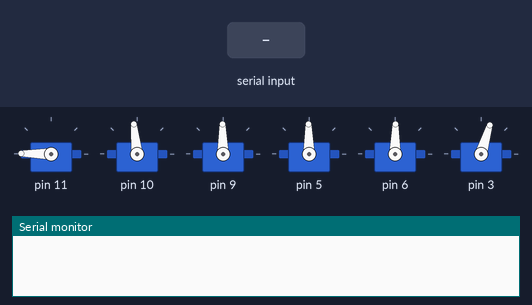
This sketch was run on a simulated Arduino Uno, built with avr-gcc and run on an emulated ATmega328P. Parts: 6 × servo, the last lines printed to the serial monitor. The test bench sets the inputs (shaded band).

Above: at 9.9 s.
10.0 s: "90,45,200\n" received over Serial
At 11.76 s:
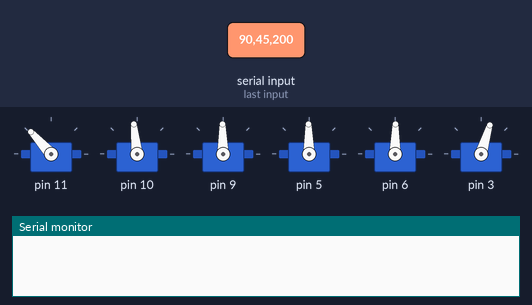
22.0 s: "30,150,10\n" received over Serial
At 24.06 s:
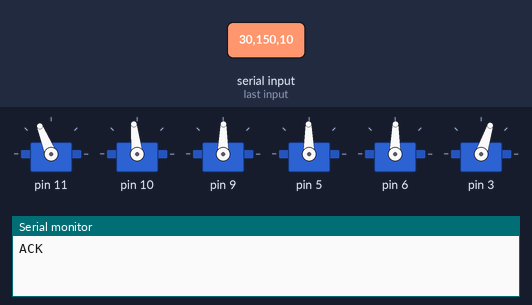
Timing chart, 0 to 34.5 s (numbered marks = the images above; inputs shaded):
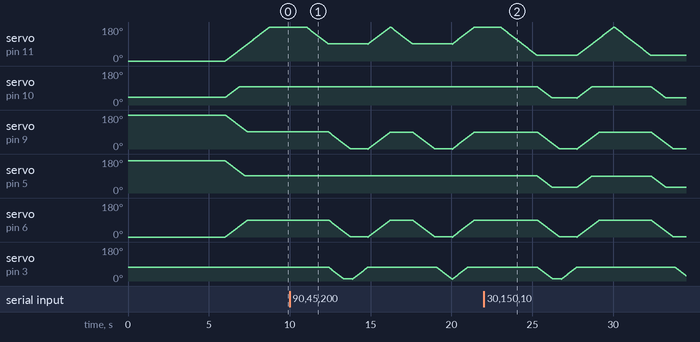

The sketch:

Robot.ino
```cpp
#include <Braccio.h>
#include <Servo.h>

#define GRIPPER_OPEN 10
#define GRIPPER_CLOSED 73

#define BASE_A 135
#define BASE_B 90
#define BASE_C 45

#define SPEED 15
#define OFFSET 10
#define SHOULDER_OFFSET 7

void MoveAndPickup(int base, int shoulder, int elbow, int wristVertical, int wristRotation);
void MoveAndDrop(int base, int shoulder, int elbow, int wristVertical, int wristRotation);
void Dance();
bool DecodeAndMove(String data);

Servo base;
Servo shoulder;
Servo elbow;
Servo wrist_rot;
Servo wrist_ver;
Servo gripper;

int curBase, curShoulder, curElbow, curWristVertical, curWristRotation, curGripper;

void setup() {
    Serial.begin(9600);
    while (!Serial) {
        ;  // Wait for the serial port to connect
    }

    Braccio.begin();
    reset(0);
}

void reset(int offset) {
    Braccio.ServoMovement(SPEED, 180, 90 + SHOULDER_OFFSET, 90, 90, 90, GRIPPER_CLOSED);
    curBase = BASE_B;
    curShoulder = 90 + SHOULDER_OFFSET;
    curElbow = 90;
    curWristVertical = 90;
    curWristRotation = 90;
    curGripper = GRIPPER_CLOSED;
    // delay(500);
}

void MoveAndPickup(int base, int shoulder, int elbow, int wristVertical, int wristRotation) {
    Braccio.ServoMovement(SPEED, base, 90 + SHOULDER_OFFSET, 90, 90, 90, GRIPPER_CLOSED);
    // delay(500);
    Braccio.ServoMovement(SPEED, base, shoulder + SHOULDER_OFFSET, elbow, wristVertical, wristRotation, GRIPPER_OPEN);
    delay(100);
    Braccio.ServoMovement(SPEED, base, shoulder + SHOULDER_OFFSET, elbow, wristVertical, wristRotation, GRIPPER_CLOSED);
    // delay(500);
    int offset = 0;
    if (base == BASE_A) {
        offset = OFFSET;
    } else if (base == BASE_C)
        offset = -OFFSET;

    reset(offset);
}

void MoveAndDrop(int base, int shoulder, int elbow, int wristVertical, int wristRotation) {
    Braccio.ServoMovement(SPEED, base, 90 + SHOULDER_OFFSET, 90, 90, 90, GRIPPER_CLOSED);
    // delay(500);
    Braccio.ServoMovement(SPEED, base, shoulder + SHOULDER_OFFSET, elbow, wristVertical, wristRotation, GRIPPER_CLOSED);
    delay(100);
    Braccio.ServoMovement(SPEED, base, shoulder + SHOULDER_OFFSET, elbow, wristVertical, wristRotation, GRIPPER_OPEN);
    int offset = 0;
    if (base == BASE_A)
        offset = OFFSET;
    else if (base == BASE_C)
        offset = -OFFSET;

    reset(offset);
    // delay(500);
}

void loop() {
    if (Serial.available() > 0) {
        String data = Serial.readString();  // Read the incoming data
        DecodeAndMove(data);                // Data is in the formate of "MOVE ORIGINAL_BASE ORIGINAL_SHOULDER ORIGINAL_WRIST DESTINATION_BASE DESTINATION_SHOULDER DESTINATION_WRIST"
        Serial.println("ACK");
    }
}

void splitString(String message, char delimiter, String& first, String& rest) {
    int delimiterIndex = message.indexOf(delimiter);  // get the index of the first occurrence of delimiter
    first = message.substring(0, delimiterIndex);     // get the part of the string before the delimiter
    rest = message.substring(delimiterIndex + 1);     // get the part of the string after the delimiter
}

bool DecodeAndMove(String data) {
    String move, originalBaseStr, originalShoulderStr, originalWristStr, destinationBaseStr, destinationShoulderStr, destinationWristStr;
    splitString(data, ' ', move, data);
    splitString(data, ' ', originalBaseStr, data);
    splitString(data, ' ', originalShoulderStr, data);
    splitString(data, ' ', originalWristStr, data);
    splitString(data, ' ', destinationBaseStr, data);
    splitString(data, ' ', destinationShoulderStr, data);
    splitString(data, ' ', destinationWristStr, data);

    int originalBase = originalBaseStr.toInt();
    int originalShoulder = originalShoulderStr.toInt();
    int originalWrist = originalWristStr.toInt();
    int destinationBase = destinationBaseStr.toInt();
    int destinationShoulder = destinationShoulderStr.toInt();
    int destinationWrist = destinationWristStr.toInt();

    MoveAndPickup(originalBase, originalShoulder, 0, originalWrist, 0);
    MoveAndDrop(destinationBase, destinationShoulder, 0, destinationWrist, 0);
}
```
